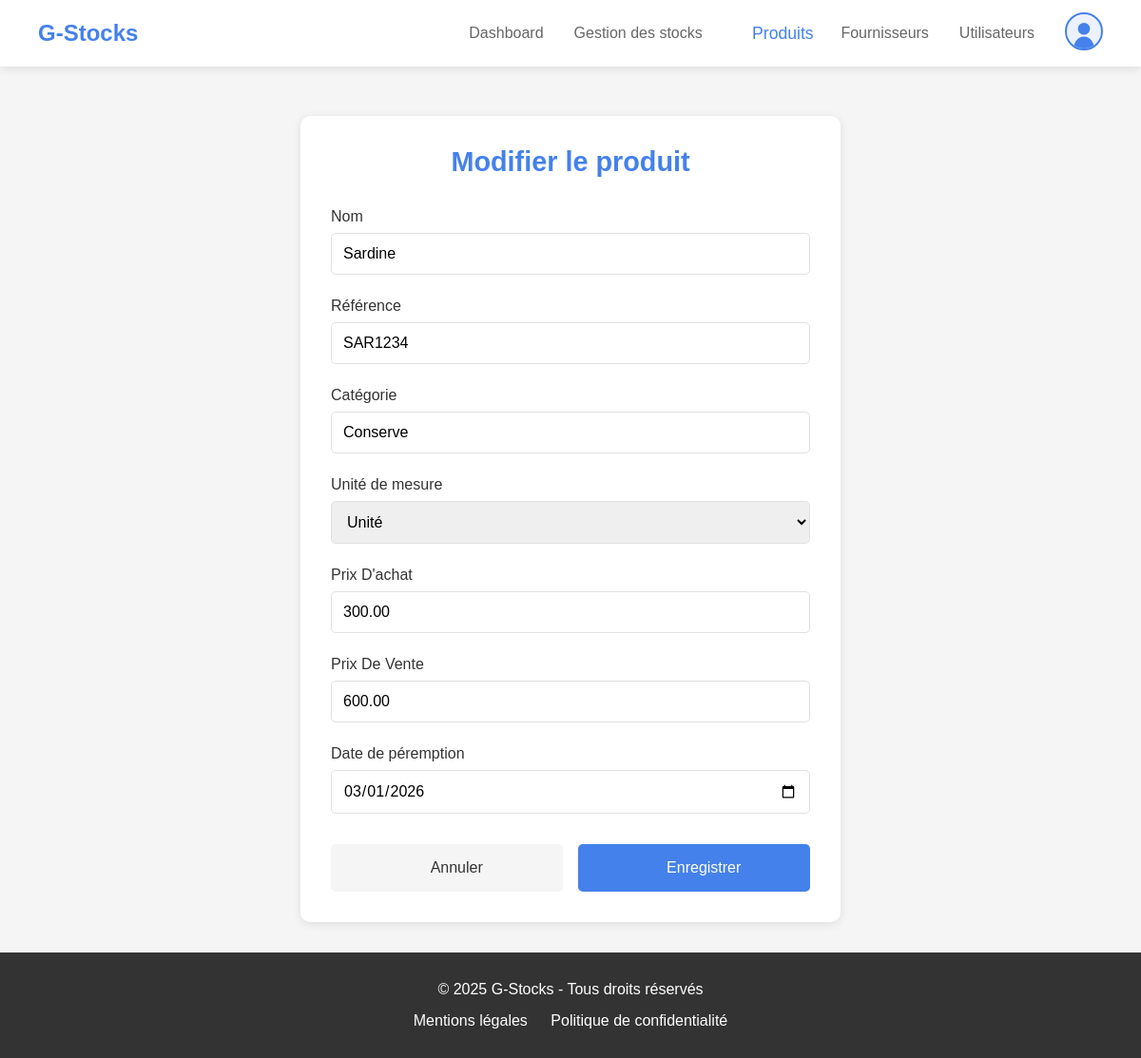
Page /ModifierProduit/1/ (signed in) on the committed database.
### stocks/models.py (models this page shows, shortened)
class Produit(models.Model):
    UNITE_CHOICES = [
        ('kg', 'Kilogramme'),
        ('litre', 'Litre'),
        ('unité', 'Unité')
    ]
    nom = models.CharField(max_length=255)
    reference = models.CharField(max_length=100, unique=True)
    categorie = models.CharField(max_length=255)
    quantite_fournie = models.PositiveIntegerField()
    quantite_disponible = models.PositiveIntegerField()
    unite_mesure = models.CharField(max_length=10, choices=UNITE_CHOICES)
    prix_achat_unitaire = models.DecimalField(max_digits=10, decimal_places=2)
    prix_vente = models.DecimalField(max_digits=10, decimal_places=2)
    prix_total = models.DecimalField(max_digits=10, decimal_places=2)
    date_peremption = models.DateField()
    entree = models.ForeignKey(Entree, on_delete=models.CASCADE, related_name="entrees")
    class Meta:
        verbose_name = "Produit"
        verbose_name_plural = "Produits"

### stocks/views.py (the view, shortened to what this page needs)
# urls.py: path('ModifierProduit/<int:id>/', views.updateProduit, name='updateProduit'),
def updateProduit(request, id):
    if "user_id" not in request.session:
        messages.error(request, "Veuillez vous connecter pour accéder a cette page")
        return redirect("index")
    if request.session["user_role"] == 'Consultant':
        messages.error(request, "Accès non autorisé")
        return redirect(request.META.get('HTTP_REFERER', 'dashboard'))
    produit = get_object_or_404(Produit,id=id)
    form_updateProduit = UpdateProduitForm(instance=produit)
    user=get_object_or_404(User, id=request.session["user_id"])
    return render(request, "stocks/produits/edit-produit.html", {"form_updateProduit":form_updateProduit, "user":user})

### stocks/templates/stocks/produits/edit-produit.html (shortened to what this page needs)
{% extends 'stocks/app.html' %}
{% load static %}
{% block activeProduit %}
    active
{% endblock activeProduit %}
{% block principalContent %}
    <main class="main-content">
        <div class="add-contact-container">
            <div class="form-container">
                <h2>Modifier le produit</h2>
                <form method="post" id="edit-contact-form">
                    <div class="form-group">
                        <label for="nom">Nom</label>
                        {{ form_updateProduit.nom }}
                    </div>
                    <div class="form-group">
                        <label for="reference">Référence</label>
                        {{ form_updateProduit.reference }}
                    </div>
                    <div class="form-group">
                        <label for="categorie">Catégorie</label>
                        {{ form_updateProduit.categorie }}
                    </div>
                    <div class="form-group">
                        <label for="unite_mesure">Unité de mesure</label>
                        {{ form_updateProduit.unite_mesure }}
                    </div>
                    <div class="form-group">
                        <label for="prix_achat_unitaire">Prix D'achat</label>
                        {{ form_updateProduit.prix_achat_unitaire }}
                    </div>
                    <div class="form-group">
                        <label for="prix_vente">Prix De Vente</label>
                        {{ form_updateProduit.prix_vente }}
                    </div>
                    <div class="form-group">
                        <label for="date_peremption">Date de péremption</label>
                        {{ form_updateProduit.date_peremption }}
                    </div>
                    <div class="form-actions">
                        <a href="{% url 'listeProduits' %}" class="cancel-btn">
                            <i class="fas fa-times"></i>
                            Annuler
                        </a>
                        <button type="submit" class="submit-btn">
                            <i class="fas fa-save"></i>
                            Enregistrer
                        </button>
                    </div>
                </form>
            </div>
        </div>
    </main>
    <footer class="footer" id="footer">
        <div class="container">
            <p>&copy; 2025 G-Stocks - Tous droits réservés</p>
            <div class="footer-links">
                <a href="#">Mentions légales</a>
                <a href="#">Politique de confidentialité</a>
            </div>
        </div>
    </footer>
{% endblock principalContent %}

### stocks/static/stocks/css/styles.css (style rules this page uses)
:root { --primary-color: #4481eb; --secondary-color: #04befe; --text-color: #333; --light-text: #666; --danger-color: #ff4444; --white: #fff; --light-bg: #f5f5f5; --border-color: #e1e1e1; --green-color: #0ea500; }
* { margin: 0; padding: 0; box-sizing: border-box; }
html { scroll-behavior: smooth; }
body { font-family: "Poppins", sans-serif; background-color: var(--light-bg); color: var(--text-color); }
.container { width: 90%; max-width: 1200px; margin: 0 auto; padding: 0 15px; }
.main-content { margin-top: 90px; padding: 2rem; animation: fadeIn 1s ease; }
.add-contact-container { max-width: 600px; margin: 0 auto; padding: 0 1rem; }
.form-container { background: var(--white); padding: 2rem; border-radius: 10px; box-shadow: 0 2px 10px rgba(0, 0, 0, 0.1); }
.form-container h2 { color: var(--primary-color); margin-bottom: 2rem; text-align: center; font-size: 1.8rem; }
.form-group { margin-bottom: 1.5rem; }
.form-group label { display: block; margin-bottom: 0.5rem; color: var(--text-color); font-weight: 500; }
.form-group input, .form-group select, .form-group textarea { width: 100%; padding: 0.75rem; border: 1px solid var(--border-color); border-radius: 5px; font-family: inherit; font-size: 1rem; transition: border-color 0.3s; }
.form-actions { display: flex; gap: 1rem; margin-top: 2rem; }
.cancel-btn, .submit-btn, .add, .sup { flex: 1; padding: 1rem; border: none; border-radius: 5px; font-family: inherit; font-size: 1rem; font-weight: 500; display: flex; align-items: center; justify-content: center; gap: 0.5rem; cursor: pointer; transition: all 0.3s; }
.cancel-btn { background: var(--light-bg); color: var(--text-color); text-decoration: none; }
.submit-btn { background: var(--primary-color); color: var(--white); }
.footer { background-color: #333; color: var(--white); text-align: center; padding: 30px 0; animation: fadeIn 1s ease; }
.footer-links { margin-top: 15px; }
.footer-links a { color: var(--white); text-decoration: none; margin: 0 10px; transition: color 0.3s ease; }

### rows in the picture
Produit: nom "Sardine", reference "SAR1234", categorie "Conserve", unite_mesure "Unité", prix_achat_unitaire "300.00", prix_vente "600.00", date_peremption "03/01/2026"
